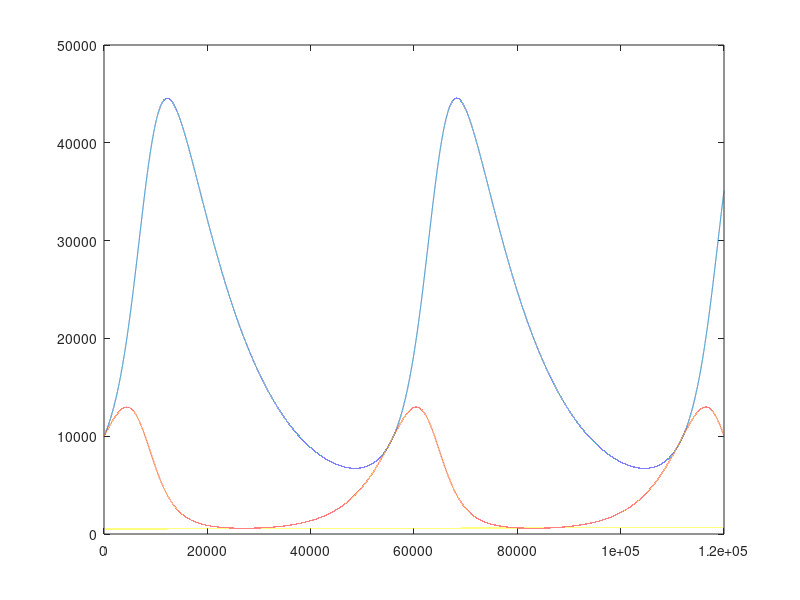

MATLAB code to generate this figure:

%clears all variables to ensure accuracy between runs.
clearvars

%------------------------------------------------------------------------%
%                        Predator Prey Model 2.b                         %
%                           Dakota Ewing                                 %
%------------------------------------------------------------------------%


%                             Variables                                  %
%------------------------------------------------------------------------%

% To is the start month.
To = 1;
% Tf is the end month.
Tf = 12;
% dt is the time step in months.
dt = .0001;
% steps is the total number of timesteps.
Steps = (Tf - To + 1)/dt;
% T is the array in which we hold all the time values. It starts at To,
% increments by the time step, and ends at the target year, Tf.
T = To:dt:Tf;

% Yo is the starting population of Tuna. 
Yo = 10000;
% Po is the starting population of Sharks.
Po = 10000;
% Ho is the population of humans, which remains constant.
Ho = 500;

% Y is the array in which we hold the number of Tuna at a given time. 
% We initialize it to all zeros, except for the first month 
% being simulated, which is initialized to Yo.
Y(To:Steps) = 0;
Y(To) = Yo;

% P is the array in which we hold the number of Sharks at a given time. 
% We initialize it to all zeros, except for the first month 
% being simulated, which is initialized to Po.
P(To:Steps) = 0;
P(To) = Po;

% H is the array in which we hold the number of Humans at a given time. 
% We initialize every value to Ho, because the number of humans remains
% constant throughout the simulation.
% NOTE: This array is created to simplify the process of expanding the
% simulation to run with non-constant human populations.
H(To:Steps) = Ho;

%Ky is the birth rate fraction of Tuna.
Ky = 2;
%Kp is the death rate fraction of Sharks.
Kp = 0.8;
%Khb is the birth rate fraction of Humans.
Khb = 0.000001;
%Khd is the death rate constant of Humans.
Khd = 0.0001;



%Kyp is the death proportionality constant of the Tuna.
Kyp = 0.0001;
%Kpy is the birth proportionality constant of the Sharks.
Kpy = 0.0002;
%Khf is the fishing rate of the Humans towards both Sharks and Tuna.
Khf = 0.000;

%                             Simulation                                 %
%------------------------------------------------------------------------%

t = 1;
%while the itterator is less than or equal to the total number of steps:
while t <= Steps
    
    %We calculate the change in Y, P and H for a dt by subtracting the 
    % number of births from the number of deaths for the species. 
    
    %The number of births of Y is proportional to the population of Y at t.
    Ybirths = Ky * Y(t);
    %The number of deaths of Y is proportional to the number of
    % interactions between Y and P at t, plus a portion of the number of
    % interactions between H and Y at t.
    Ydeaths = Kyp * Y(t) * P(t) + Khf * Y(t) * H(t);
    dy = Ybirths - Ydeaths;
    
    %The number of births of P is proportional to the number of
    % interactions between Y and P at t.
    Pbirths = Kpy * P(t) * Y(t);
    %The number of deaths of P is proportional to the population of P at t,
    %plus a proportion of interactions between P and H at t.
    Pdeaths = Kp * P(t) + Khf * P(t) * H(t);
    dp = Pbirths - Pdeaths;
    
    %The number of births of H is proportional to the number of
    % interactions between H and the sum of Y and P at t.
    Hbirths = Khb * (Y(t) + P(t)) * H(t);
    %The number of deaths of H is proportional to the population of H at t.
    Hdeaths = Khd * H(t);
    dh = Hbirths - Hdeaths;
    
    %The populations at t + 1 are equal to the populations at t, plus the
    %change in the given population times the time step.
    Y(t + 1) = Y(t) + dy * dt;
    P(t + 1) = P(t) + dp * dt;
    H(t + 1) = H(t) + dh * dt;
    
    %t is incremented by 1.
    t = t + 1; 
end


%                               Plots                                    %
%------------------------------------------------------------------------%

%plots the Y, P and H species over time.
plot(1:Steps, P(1:Steps),1:Steps, Y(1:Steps),1:Steps, H(1:Steps));

%plots the Y and P species in relation to each other. 
%plot(Y(1:Steps), P(1:Steps));